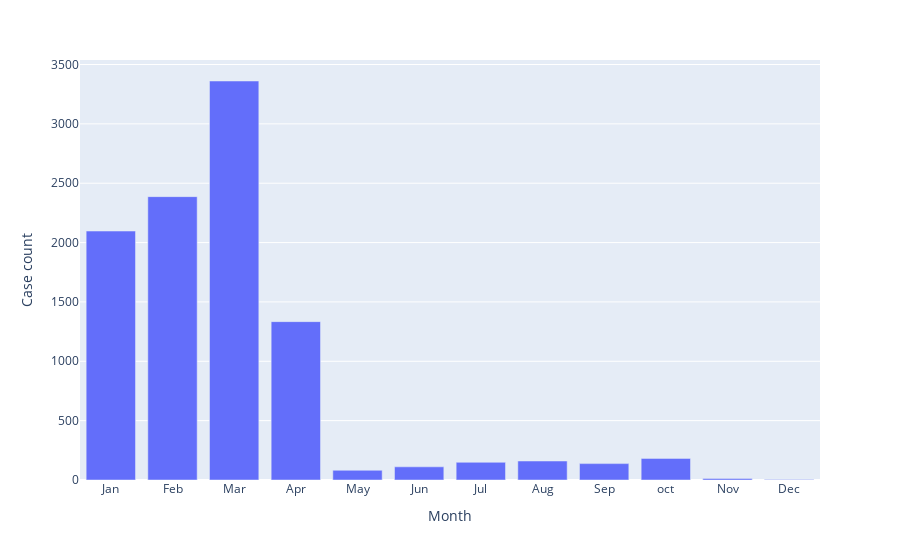

Notebook code for this chart:
### Code cell
px.bar(month_wise_cases, 'Month', 'Case count')

### Figure 1 — Plotly figure (JSON) as saved in the notebook; plotly's stock layout.template omitted (floating-point values rounded to 4 significant figures)
{"data": [{"alignmentgroup": "True", "hovertemplate": "Month=%{x}<br>Case count=%{y}<extra></extra>", "legendgroup": "", "marker": {"color": "#636efa", "pattern": {"shape": ""}}, "name": "", "offsetgroup": "", "orientation": "v", "showlegend": false, "textposition": "auto", "type": "bar", "x": ["Jan", "Feb", "Mar", "Apr", "May", "Jun", "Jul", "Aug", "Sep", "oct", "Nov", "Dec"], "xaxis": "x", "y": [2097, 2387, 3361, 1334, 82, 111, 149, 160, 138, 182, 13, 5], "yaxis": "y"}], "layout": {"barmode": "relative", "legend": {"tracegroupgap": 0}, "margin": {"t": 60}, "xaxis": {"anchor": "y", "domain": [0, 1], "title": {"text": "Month"}}, "yaxis": {"anchor": "x", "domain": [0, 1], "title": {"text": "Case count"}}}}
